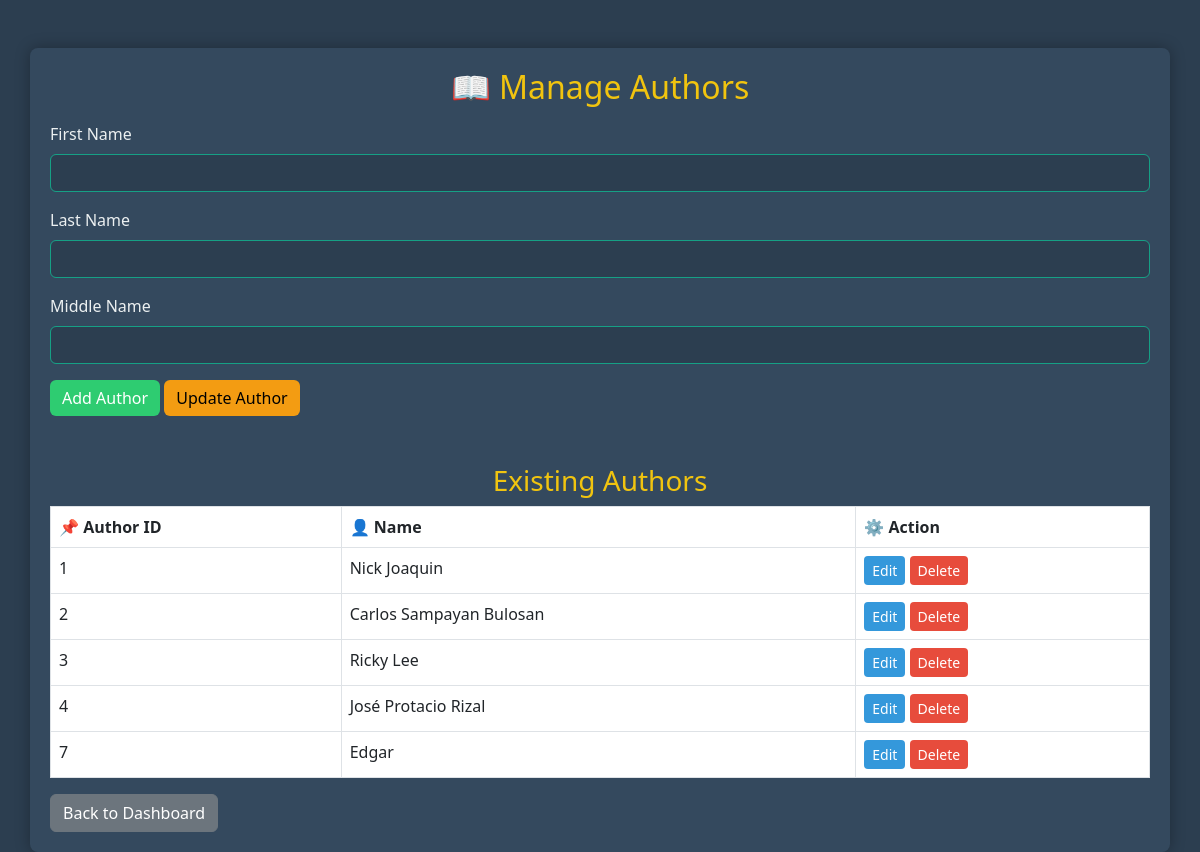
/manage_authors.php, run on the app's committed database.
### tables this page shows
CREATE TABLE `authors` (
  `AuthorID` int(11) NOT NULL,
  `LastName` varchar(50) NOT NULL,
  `FirstName` varchar(50) NOT NULL,
  `MiddleName` varchar(50) DEFAULT NULL
);

### manage_authors.php (the view, shortened to what this page needs)
<?php
$host = 'localhost';
$dbname = 'librarydb';
$username = 'root';
$password = '';
try {
    $conn = new PDO("mysql:host=$host;dbname=$dbname", $username, $password);
    $conn->setAttribute(PDO::ATTR_ERRMODE, PDO::ERRMODE_EXCEPTION);
} catch (PDOException $e) {
    echo "Connection failed: " . $e->getMessage();
    exit();
}
$authors = $conn->query("SELECT * FROM authors")->fetchAll(PDO::FETCH_ASSOC);
?>
<!DOCTYPE html>
<html lang="en">
<head>
    <link rel="stylesheet" href="https://cdn.jsdelivr.net/npm/bootstrap@5.3.0/dist/css/bootstrap.min.css">
</head>
<body>
    <div class="container mt-5">
        <h2>📖 Manage Authors</h2>
        <form method="POST" class="mt-3">
            <div class="mb-3">
                <label class="form-label">First Name</label>
                <input type="text" name="first_name" id="first_name" class="form-control" required>
            </div>
            <div class="mb-3">
                <label class="form-label">Last Name</label>
                <input type="text" name="last_name" id="last_name" class="form-control" required>
            </div>
            <div class="mb-3">
                <label class="form-label">Middle Name</label>
                <input type="text" name="middle_name" id="middle_name" class="form-control">
            </div>
            <button type="submit" name="add" class="btn btn-success btn-custom">Add Author</button>
            <button type="submit" name="edit" class="btn btn-warning btn-custom">Update Author</button>
        </form>
        <h3 class="mt-5">Existing Authors</h3>
        <table class="table table-hover table-bordered">
            <thead>
                <tr>
                    <th>📌 Author ID</th>
                    <th>👤 Name</th>
                    <th>⚙️ Action</th>
                </tr>
            </thead>
            <tbody>
                <?php foreach ($authors as $author) { ?>
                    <tr>
                        <td><?php echo $author['AuthorID']; ?></td>
                        <td><?php echo $author['FirstName'] . ' ' . $author['MiddleName'] . ' ' . $author['LastName']; ?></td>
                        <td>
                            <button class="btn btn-primary btn-sm" onclick="editAuthor(<?php echo $author['AuthorID']; ?>, '<?php echo $author['FirstName']; ?>', '<?php echo $author['LastName']; ?>', '<?php echo $author['MiddleName']; ?>')">Edit</button>
                            <form method="POST" style="display:inline;">
                                <button type="submit" name="delete" class="btn btn-danger btn-sm">Delete</button>
                            </form>
                        </td>
                    </tr>
                <?php } ?>
            </tbody>
        </table>
        <a href="index.php" class="btn btn-secondary btn-custom">Back to Dashboard</a>
    </div>
</body>
</html>

### manage_authors.php (style rules this page uses)
body { background-color: #2c3e50; color: #ecf0f1; }
.container { background-color: #34495e; padding: 20px; border-radius: 8px; box-shadow: 0px 0px 15px rgba(0, 0, 0, 0.3); }
h2, h3 { color: #f1c40f; text-align: center; }
.table { background-color: #2c3e50; color: #ffffff; }
.table thead { background-color: #16a085; color: #ffffff; }
.btn-custom { transition: all 0.3s ease; }
.btn-primary { background-color: #3498db; border: none; }
.btn-success { background-color: #2ecc71; border: none; }
.btn-warning { background-color: #f39c12; border: none; }
.btn-danger { background-color: #e74c3c; border: none; }
.form-control { background-color: #2c3e50; color: #ffffff; border: 1px solid #16a085; }

### data on the page
authors: AuthorID "1", FirstName "Nick", LastName "Joaquin"
authors: AuthorID "2", FirstName "Carlos", MiddleName "Sampayan", LastName "Bulosan"
authors: AuthorID "3", FirstName "Ricky", LastName "Lee"
authors: AuthorID "4", FirstName "José", MiddleName "Protacio", LastName "Rizal"
authors: AuthorID "7", FirstName "Edgar"
